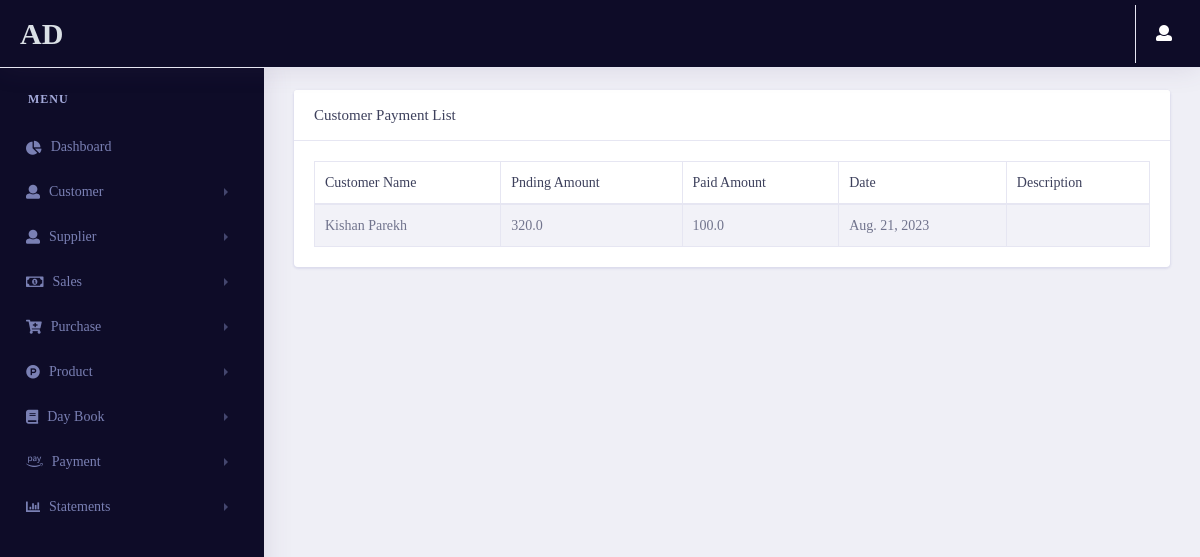
Page /statement/customer_payment_list/ (signed in) on the earlier database version.
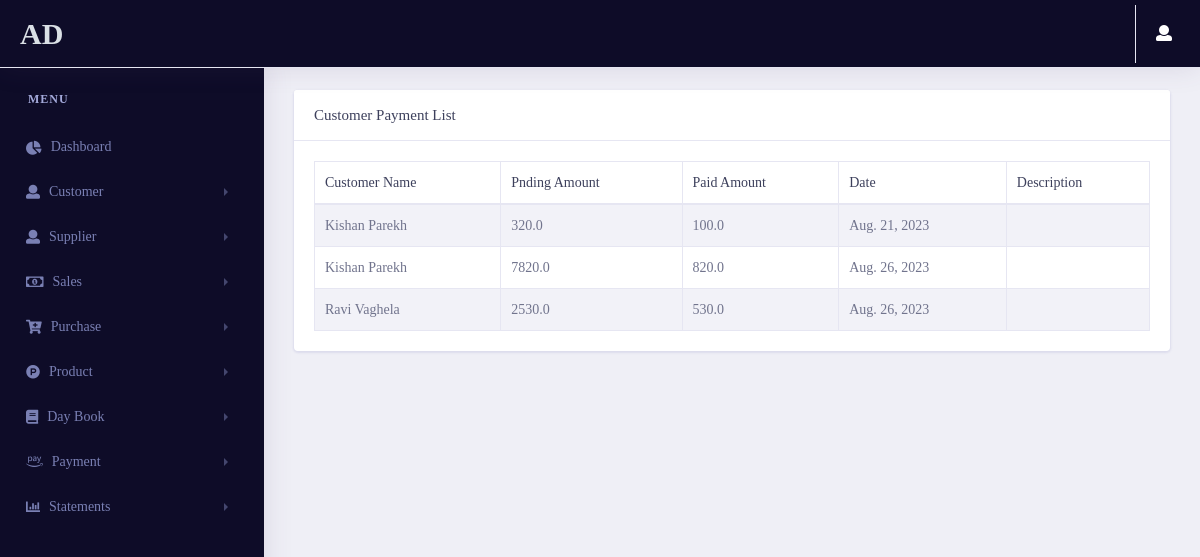
Same page on the later database version.
### payments/models.py (models this page shows, shortened)
class customerpay_estimate(models.Model):
    customer_name = models.ForeignKey(Customer_estimate , on_delete=models.CASCADE)
    pending_amount = models.FloatField()
    paid_amount = models.FloatField()
    round_off = models.FloatField()
    date = models.DateField(auto_now_add=True)
    Description = models.CharField(max_length=100,blank=True,null=True,default="Cash on Hand")
    id = models.UUIDField(default=uuid.uuid4 , unique=True , primary_key=True , editable=False)
    class Meta:
        indexes = [models.Index(fields=['customer_name' , 'id'])]

### customer/models.py (models this page shows)
class Customer_estimate(models.Model):
    phone_regex = RegexValidator(
        regex=r'^[789]\d{9}$',
        message="Invalid phone number"
    )
    customer_id = models.CharField(max_length=10, null=True, blank=True)
    fullname = models.CharField(max_length=50)
    contactno = models.CharField(max_length=10, validators=[phone_regex], null=True, blank=True)
    city = models.CharField(max_length=50)
    state = models.CharField(max_length=50)
    landmark = models.CharField(max_length=50)
    id = models.UUIDField(default=uuid.uuid4 , unique=True , primary_key=True , editable=False)
    def __str__(self):
        return self.fullname
    class Meta:
        indexes = [models.Index(fields = [ 'id' , 'fullname'])]

### statements/views.py (the view)
# urls.py: path('customer_payment_list/',views.customer_payment_list,name="customer_payment_list"),
@login_required(login_url='login')
def customer_payment_list(request):
    if request.user.groups.filter(name='Estimate').exists():
        customer_payment = customerpay_estimate.objects.all()
    if request.user.groups.filter(name='GST').exists():
        customer_payment = customerpay_gst.objects.all()
    context = {
        'customer_payment':customer_payment
    }
    return render(request, 'statements/customerpaymentlist.html',context)

### pages/templatetags/user_auth.py (called while the page is built)
@register.filter(name='has_group')
def has_group(user, group_name):
    group = Group.objects.get(name=group_name)
    return True if group in user.groups.all() else False

### statements/templates/statements/customerpaymentlist.html (shortened to what this page needs)
{% extends 'pages/base.html' %}
{% load user_auth %}
{% load static %}
{% block content %}
<link rel="stylesheet" href="{% static 'vendor/bootstrap/css/bootstrap.min.css' %}">
<link href="{% static 'vendor/fonts/circular-std/style.css' %}" rel="stylesheet">
<link rel="stylesheet" href="{% static 'libs/css/style.css' %}">
<link rel="stylesheet" href="{% static 'vendor/fonts/fontawesome/css/fontawesome-all.css' %}">
<link rel="stylesheet" type="text/css" href="{% static 'vendor/datatables/css/dataTables.bootstrap4.css' %}">
{% if request.user|has_group:"Estimate" %}
<div class="row">
    <div class="col-xl-12 col-lg-12 col-md-12 col-sm-12 col-12">
        <div class="card">
            <h5 class="card-header">Customer Payment List</h5>
            <div class="card-body">
                <div class="table-responsive">
                    <table class="table table-striped table-bordered first" id="example">
                        <thead>
                        <tr>
                            <th>Customer Name</th>
                            <th>Pnding Amount</th>
                            <th>Paid Amount</th>
                            <th>Date</th>
                            <th>Description</th>
                        </tr>
                        </thead>
                        <tbody>
                        {% for i in customer_payment %}
                        <tr>
                            <td>{{i.customer_name}}</td>
                            <td>{{i.pending_amount}}</td>
                            <td>{{i.paid_amount}}</td>
                            <td>{{i.date}}</td>
                            <td>{{i.Description}}</td>
                        </tr>
                        {% endfor %}
                        </tbody>
                    </table>
                </div>
            </div>
        </div>
    </div>
</div>
{% endif %}
{% endblock content %}

Differences in the rows shown:
added customerpay_estimate: customer_name "Kishan Parekh", pending_amount "7820.0", paid_amount "820.0", date "Aug. 26, 2023"
added customerpay_estimate: customer_name "Ravi Vaghela", pending_amount "2530.0", paid_amount "530.0", date "Aug. 26, 2023"
